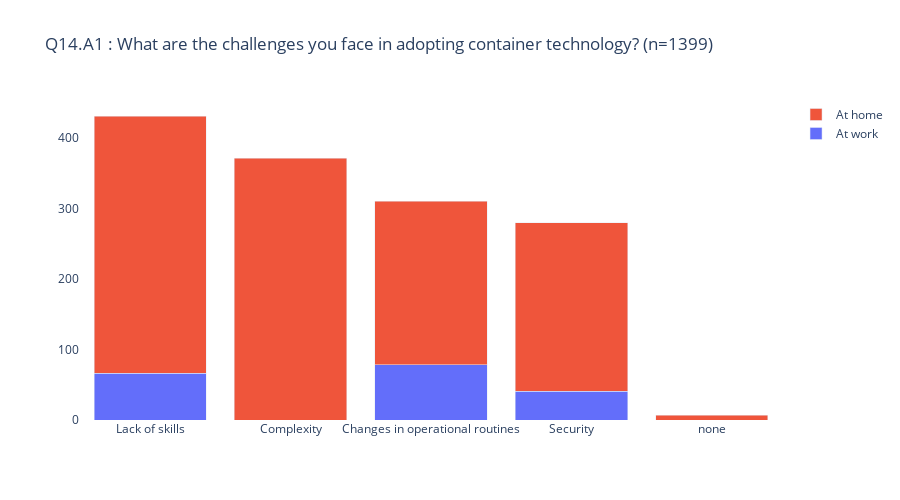

Notebook source saved alongside this figure:
### Code cell
# 
# Q14.A1 - Q14.A4
#

wq = pd.concat([work_df["Q14.A1"].value_counts(),\
                work_df["Q14.A3"].value_counts(),\
                work_df["Q14.A4"].value_counts(),\
                work_df["Q14.Other"].value_counts()])

hq = pd.concat([home_df["Q14.A1"].value_counts(),\
                home_df["Q14.A2"].value_counts(),\
                home_df["Q14.A3"].value_counts(),\
                home_df["Q14.A4"].value_counts(),\
                home_df["Q14.Other"].value_counts()])

double_bar_chart(
    "Q14.A1",
    questions["#Q14"], 
    CWORK, wq[lambda x: x > THRESHOLD], 
    CHOME, hq[lambda x: x > THRESHOLD])

### Figure 1 — Plotly figure (JSON) as saved in the notebook; plotly's stock layout.template omitted (floating-point values rounded to 4 significant figures)
{"data": [{"name": "At work", "type": "bar", "x": ["Security", "Lack of skills", "Changes in operational routines"], "y": [41, 66, 78]}, {"name": "At home", "type": "bar", "x": ["Security", "Complexity", "Lack of skills", "Changes in operational routines", "none"], "y": [239, 371, 365, 232, 7]}], "layout": {"bargap": 0.2, "barmode": "stack", "height": 500, "plot_bgcolor": "#FFFFFF", "showlegend": true, "title": {"text": "Q14.A1 : What are the challenges you face in adopting container technology? (n=1399)"}, "width": 900, "xaxis": {"autorange": true, "categoryorder": "total descending", "range": [-0.5, 4.5], "type": "category"}, "yaxis": {"autorange": true, "range": [0, 453.7], "type": "linear"}}}
